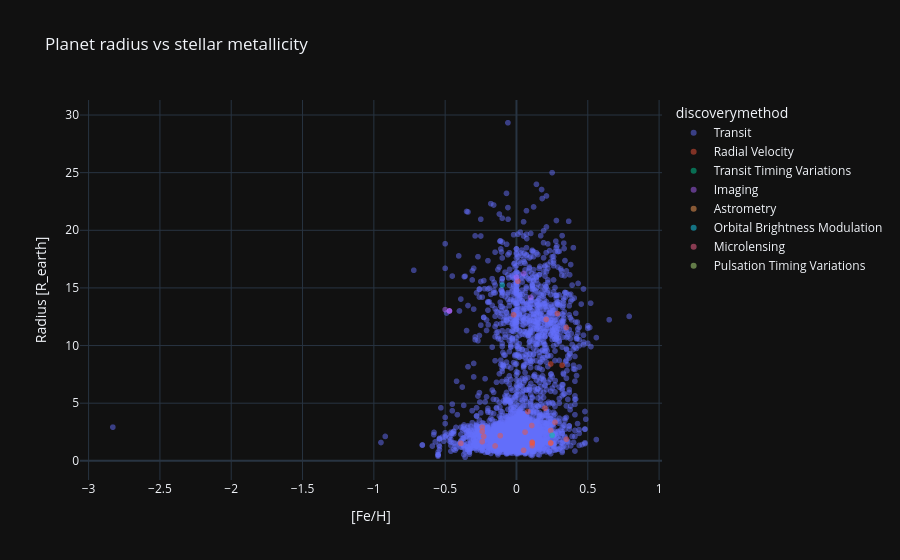

The code cell stored with this chart in its notebook:
### Code cell
# Metallicity dependence
met = df[df.st_met.notna()]
fig = px.scatter(met, x='st_met', y='pl_rade', color='discoverymethod',
                 title='Planet radius vs stellar metallicity',
                 labels={'st_met':'[Fe/H]', 'pl_rade':'Radius [R_earth]'},
                 template='plotly_dark', opacity=0.5)
fig.show()

### Figure 1 — Plotly figure (JSON) as saved in the notebook; plotly's stock layout.template omitted (floating-point values rounded to 4 significant figures; data arrays with more than 128 entries replaced by an {"elided": "..."} marker saying what was removed)
{"data": [{"hovertemplate": "discoverymethod=Transit<br>[Fe/H]=%{x}<br>Radius [R_earth]=%{y}<extra></extra>", "legendgroup": "Transit", "marker": {"color": "#636efa", "opacity": 0.5, "symbol": "circle"}, "mode": "markers", "name": "Transit", "showlegend": true, "type": "scattergl", "x": {"elided": "3546 float values"}, "xaxis": "x", "y": {"elided": "3546 float values"}, "yaxis": "y"}, {"hovertemplate": "discoverymethod=Radial Velocity<br>[Fe/H]=%{x}<br>Radius [R_earth]=%{y}<extra></extra>", "legendgroup": "Radial Velocity", "marker": {"color": "#EF553B", "opacity": 0.5, "symbol": "circle"}, "mode": "markers", "name": "Radial Velocity", "showlegend": true, "type": "scattergl", "x": {"elided": "849 float values"}, "xaxis": "x", "y": {"elided": "849 float values"}, "yaxis": "y"}, {"hovertemplate": "discoverymethod=Transit Timing Variations<br>[Fe/H]=%{x}<br>Radius [R_earth]=%{y}<extra></extra>", "legendgroup": "Transit Timing Variations", "marker": {"color": "#00cc96", "opacity": 0.5, "symbol": "circle"}, "mode": "markers", "name": "Transit Timing Variations", "showlegend": true, "type": "scattergl", "x": [0.22, 0.23, 0.047, -0.023, 0.12, 0.18, -0.18, 0.41, -0.31, -0.109, 0.04, 0.176, -0.01, 0.08, 0.27, 0.25, 0.427, -0.08, 0.17, 0.35, 0.16], "xaxis": "x", "y": [NaN, NaN, NaN, NaN, NaN, NaN, NaN, NaN, NaN, NaN, NaN, NaN, NaN, NaN, NaN, 2.22, NaN, NaN, NaN, NaN, NaN], "yaxis": "y"}, {"hovertemplate": "discoverymethod=Imaging<br>[Fe/H]=%{x}<br>Radius [R_earth]=%{y}<extra></extra>", "legendgroup": "Imaging", "marker": {"color": "#ab63fa", "opacity": 0.5, "symbol": "circle"}, "mode": "markers", "name": "Imaging", "showlegend": true, "type": "scattergl", "x": [-0.95, 0.28, -0.63, 0.13, -0.26, 0.0, -0.47, 0.02, -0.15, 0.01, -0.05, -0.47, 0.05, 0.1, -0.5, -0.47], "xaxis": "x", "y": [NaN, NaN, NaN, NaN, NaN, 15.92, 13.0, NaN, NaN, NaN, NaN, 13.0, 16.25, 14.18, 13.11, 13.0], "yaxis": "y"}, {"hovertemplate": "discoverymethod=Astrometry<br>[Fe/H]=%{x}<br>Radius [R_earth]=%{y}<extra></extra>", "legendgroup": "Astrometry", "marker": {"color": "#FFA15A", "opacity": 0.5, "symbol": "circle"}, "mode": "markers", "name": "Astrometry", "showlegend": true, "type": "scattergl", "x": [0.16, 0.05, -0.18, 0.12], "xaxis": "x", "y": [NaN, NaN, NaN, NaN], "yaxis": "y"}, {"hovertemplate": "discoverymethod=Orbital Brightness Modulation<br>[Fe/H]=%{x}<br>Radius [R_earth]=%{y}<extra></extra>", "legendgroup": "Orbital Brightness Modulation", "marker": {"color": "#19d3f3", "opacity": 0.5, "symbol": "circle"}, "mode": "markers", "name": "Orbital Brightness Modulation", "showlegend": true, "type": "scattergl", "x": [0.161, 0.01, 0.252, -0.1], "xaxis": "x", "y": [NaN, NaN, NaN, 15.24], "yaxis": "y"}, {"hovertemplate": "discoverymethod=Microlensing<br>[Fe/H]=%{x}<br>Radius [R_earth]=%{y}<extra></extra>", "legendgroup": "Microlensing", "marker": {"color": "#FF6692", "opacity": 0.5, "symbol": "circle"}, "mode": "markers", "name": "Microlensing", "showlegend": true, "type": "scattergl", "x": [-0.24], "xaxis": "x", "y": [NaN], "yaxis": "y"}, {"hovertemplate": "discoverymethod=Pulsation Timing Variations<br>[Fe/H]=%{x}<br>Radius [R_earth]=%{y}<extra></extra>", "legendgroup": "Pulsation Timing Variations", "marker": {"color": "#B6E880", "opacity": 0.5, "symbol": "circle"}, "mode": "markers", "name": "Pulsation Timing Variations", "showlegend": true, "type": "scattergl", "x": [-0.02], "xaxis": "x", "y": [NaN], "yaxis": "y"}], "layout": {"legend": {"title": {"text": "discoverymethod"}, "tracegroupgap": 0}, "title": {"text": "Planet radius vs stellar metallicity"}, "xaxis": {"anchor": "y", "domain": [0.0, 1.0], "title": {"text": "[Fe/H]"}}, "yaxis": {"anchor": "x", "domain": [0.0, 1.0], "title": {"text": "Radius [R_earth]"}}}}
